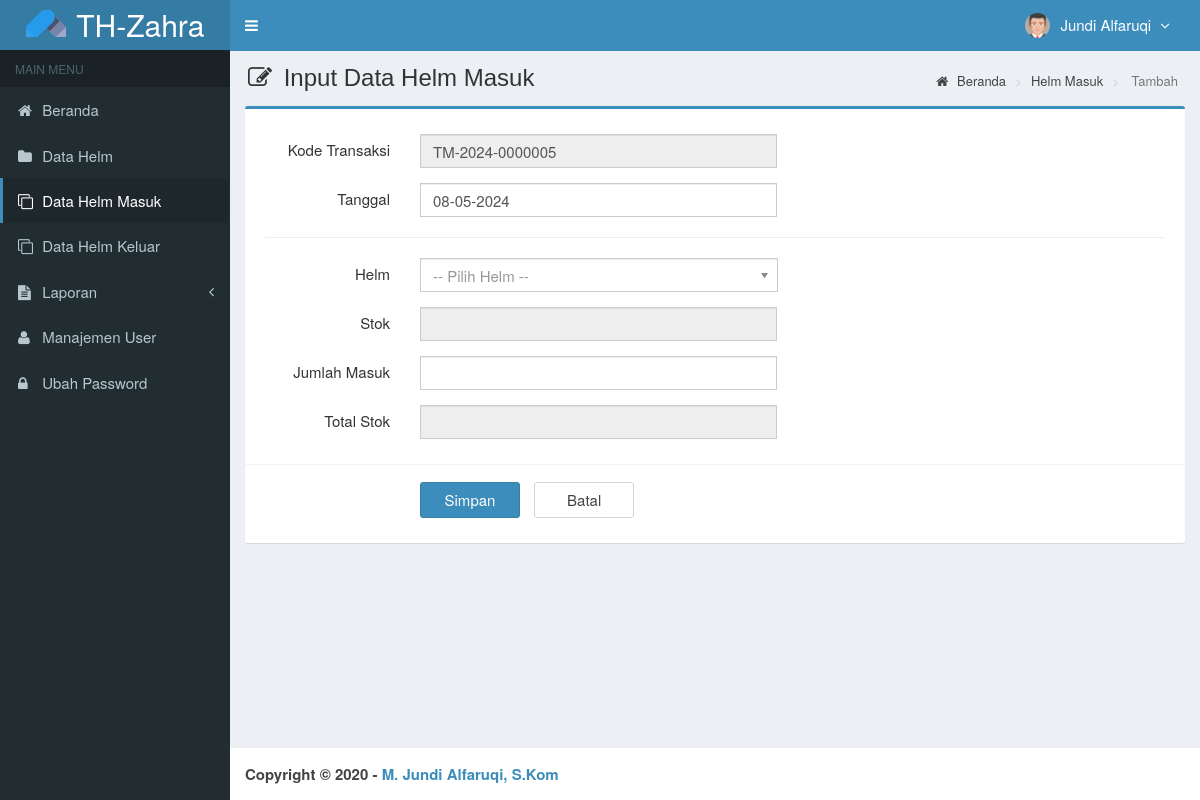
/main.php?module=form_helm_masuk&form=add (signed in), run on the app's committed database.
### tables this page shows
CREATE TABLE `is_users` (
  `id_user` int(3) NOT NULL,
  `username` varchar(50) NOT NULL,
  `nama_user` varchar(50) NOT NULL,
  `password` varchar(50) NOT NULL,
  `email` varchar(50) DEFAULT NULL,
  `telepon` varchar(13) DEFAULT NULL,
  `foto` varchar(100) DEFAULT NULL,
  `hak_akses` enum('Super Admin','Manajer','Gudang') NOT NULL,
  `status` enum('aktif','blokir') NOT NULL DEFAULT 'aktif',
  `created_at` timestamp NOT NULL DEFAULT CURRENT_TIMESTAMP,
  `updated_at` timestamp NOT NULL DEFAULT CURRENT_TIMESTAMP ON UPDATE CURRENT_TIMESTAMP
);

### modules/helm-masuk/form.php (the view, shortened to what this page needs)
<?php
if ($_GET['form']=='add') { ?>
  <section class="content-header">
    <h1>
      <i class="fa fa-edit icon-title"></i> Input Data Helm Masuk
    </h1>
    <ol class="breadcrumb">
      <li><a href="?module=beranda"><i class="fa fa-home"></i> Beranda </a></li>
      <li><a href="?module=helm_masuk"> Helm Masuk </a></li>
      <li class="active"> Tambah </li>
    </ol>
  </section>
  <section class="content">
    <div class="row">
      <div class="col-md-12">
        <div class="box box-primary">
          <form role="form" class="form-horizontal" action="modules/helm-masuk/proses.php?act=insert" method="POST" name="formObatMasuk">
            <div class="box-body">
              <?php
              $query_id = mysqli_query($mysqli, "SELECT RIGHT(kode_transaksi,7) as kode FROM is_obat_masuk
                                                ORDER BY kode_transaksi DESC LIMIT 1")
                                                or die('Ada kesalahan pada query tampil kode_transaksi : '.mysqli_error($mysqli));
              $count = mysqli_num_rows($query_id);
              if ($count <> 0) {
                  $data_id = mysqli_fetch_assoc($query_id);
                  $kode    = $data_id['kode']+1;
              } else {
                  $kode = 1;
              }
              $tahun          = date("Y");
              $buat_id        = str_pad($kode, 7, "0", STR_PAD_LEFT);
              $kode_transaksi = "TM-$tahun-$buat_id";
              ?>
              <div class="form-group">
                <label class="col-sm-2 control-label">Kode Transaksi</label>
                <div class="col-sm-5">
                  <input type="text" class="form-control" name="kode_transaksi" value="<?php echo $kode_transaksi; ?>" readonly required>
                </div>
              </div>
              <div class="form-group">
                <label class="col-sm-2 control-label">Tanggal</label>
                <div class="col-sm-5">
                  <input type="text" class="form-control date-picker" data-date-format="dd-mm-yyyy" name="tanggal_masuk" autocomplete="off" value="<?php echo date("d-m-Y"); ?>" required>
                </div>
              </div>
              <hr>
              <div class="form-group">
                <label class="col-sm-2 control-label">Helm</label>
                <div class="col-sm-5">
                </div>
              </div>
              <span id='stok'>
              <div class="form-group">
                <label class="col-sm-2 control-label">Stok</label>
                <div class="col-sm-5">
                  <input type="text" class="form-control" id="stok" name="stok" readonly required>
                </div>
              </div>
              </span>
              <div class="form-group">
                <label class="col-sm-2 control-label">Jumlah Masuk</label>
                <div class="col-sm-5">
                  <input type="text" class="form-control" id="jumlah_masuk" name="jumlah_masuk" autocomplete="off" onKeyPress="return goodchars(event,'0123456789',this)" onkeyup="hitung_total_stok(this)&cek_jumlah_masuk(this)" required>
                </div>
              </div>
              <div class="form-group">
                <label class="col-sm-2 control-label">Total Stok</label>
                <div class="col-sm-5">
                  <input type="text" class="form-control" id="total_stok" name="total_stok" readonly required>
                </div>
              </div>
            </div>
            <div class="box-footer">
              <div class="form-group">
                <div class="col-sm-offset-2 col-sm-10">
                  <input type="submit" class="btn btn-primary btn-submit" name="simpan" value="Simpan">
                  <a href="?module=helm_masuk" class="btn btn-default btn-reset">Batal</a>
                </div>
              </div>
            </div>
          </form>
        </div>
      </div>
    </div>
  </section>
<?php
}
?>

### top-menu.php (shortened to what this page needs)
<?php
require_once "config/database.php";
$query = mysqli_query($mysqli, "SELECT id_user, nama_user, foto, hak_akses FROM is_users WHERE id_user='$_SESSION[id_user]'")
                                or die('Ada kesalahan pada query tampil Manajemen User: '.mysqli_error($mysqli));
$data = mysqli_fetch_assoc($query);
?>
<li class="dropdown user user-menu">
  <a href="#" class="dropdown-toggle" data-toggle="dropdown">
  <?php
  if ($data['foto']=="") { ?>
    <img src="images/user/user-default.png" class="user-image" alt="User Image"/>
  <?php
  }
  else { ?>
    <img src="images/user/<?php echo $data['foto']; ?>" class="user-image" alt="User Image"/>
  <?php
  }
  ?>
    <span class="hidden-xs"><?php echo $data['nama_user']; ?> <i style="margin-left:5px" class="fa fa-angle-down"></i></span>
  </a>
</li>

### assets/css/style.css (style rules this page uses)
.form-horizontal .control-label { margin-bottom: 0; padding-top: 5px; text-align: right; }
label { display: inline-block; font-size: 15px; font-weight: 400; margin-bottom: 5px; max-width: 100%; }
.form-control { background-color: #fff; background-image: none; border: 1px solid #ccc; border-radius: 4px; box-shadow: 0 1px 1px rgba(0, 0, 0, 0.075) inset; color: #555; display: block; font-size: 15px; height: 34px; line-height: 1.42857; padding: 6px 12px; transition: border-color 0.15s ease-in-out 0s, box-shadow 0.15s ease-in-out 0s; width: 100%; }
.btn-default { background-color: #fff; border-color: #d2d6de; color: #444; }
.content-header { padding: 15px 18px 0; position: relative; }
.content-header > .breadcrumb { background: transparent none repeat scroll 0 0; border-radius: 2px; float: right; font-size: 13px; margin-bottom: 0; margin-top: 0; padding: 7px 12px; position: absolute; right: 10px; top: 15px; }
.btn-submit { width: 100px; margin-top: 7px; margin-right: 10px; font-size: 15px; }
.btn-reset { width: 100px; margin-top: 7px; font-size: 15px; }
.icon-title { margin-right: 5px; }
body { background-color: #fff; color: #333; font-size: 15px; line-height: 1.42857; }

### data on the page
is_users: foto (picture), nama_user "Jundi Alfaruqi"
